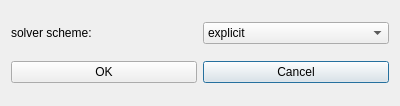
<?xml version="1.0" encoding="UTF-8"?>
<ui version="4.0">
 <class>heatEquationDialog</class>
 <widget class="QDialog" name="heatEquationDialog">
  <property name="geometry">
   <rect>
    <x>0</x>
    <y>0</y>
    <width>400</width>
    <height>106</height>
   </rect>
  </property>
  <property name="windowTitle">
   <string>Heat Equation</string>
  </property>
  <layout class="QGridLayout" name="gridLayout">
   <item row="1" column="1">
    <widget class="QPushButton" name="cancelButton">
     <property name="text">
      <string>Cancel</string>
     </property>
    </widget>
   </item>
   <item row="1" column="0">
    <widget class="QPushButton" name="okButton">
     <property name="text">
      <string>OK</string>
     </property>
    </widget>
   </item>
   <item row="0" column="0">
    <widget class="QLabel" name="label">
     <property name="text">
      <string>solver scheme:</string>
     </property>
    </widget>
   </item>
   <item row="0" column="1">
    <widget class="QComboBox" name="schemeComboBox">
     <item>
      <property name="text">
       <string>explicit</string>
      </property>
     </item>
     <item>
      <property name="text">
       <string>implicit</string>
      </property>
     </item>
    </widget>
   </item>
  </layout>
 </widget>
 <resources/>
 <connections>
  <connection>
   <sender>okButton</sender>
   <signal>clicked()</signal>
   <receiver>heatEquationDialog</receiver>
   <slot>accept()</slot>
   <hints>
    <hint type="sourcelabel">
     <x>278</x>
     <y>253</y>
    </hint>
    <hint type="destinationlabel">
     <x>96</x>
     <y>254</y>
    </hint>
   </hints>
  </connection>
  <connection>
   <sender>cancelButton</sender>
   <signal>clicked()</signal>
   <receiver>heatEquationDialog</receiver>
   <slot>reject()</slot>
   <hints>
    <hint type="sourcelabel">
     <x>369</x>
     <y>253</y>
    </hint>
    <hint type="destinationlabel">
     <x>179</x>
     <y>282</y>
    </hint>
   </hints>
  </connection>
 </connections>
</ui>
